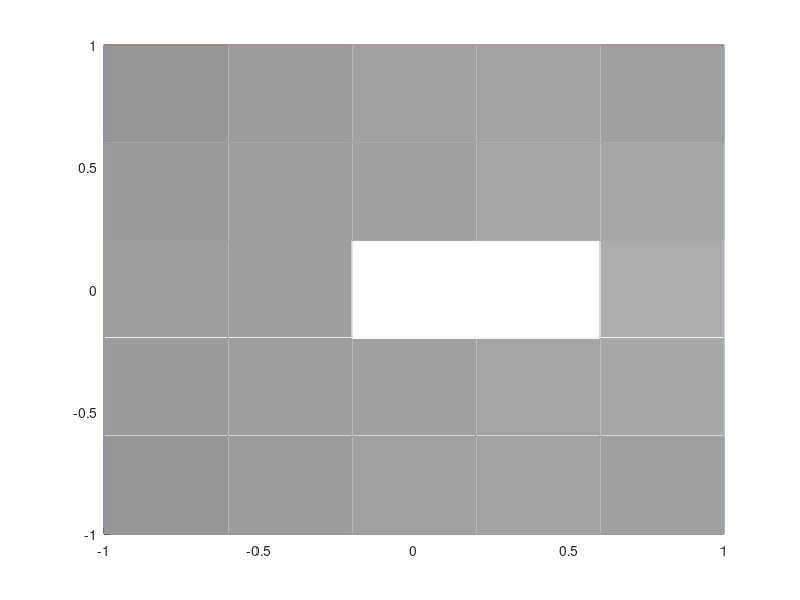

Source code (MATLAB): (Note: this script raises an error after producing the figure.)
% Radiosity lighting method for a virtual room, in color.
% The routine "radiosity_emptyroom_Fcomp.m" needs to be computed before
% this one. 
%
% Samuli Siltanen January 2021

%% Preliminaries

% Load precomputed stuff
disp('Loading data')
load data/F_emptyroom F n qn d Xmat Ymat Zmat 
disp('Data loaded')

% Adjust the dark shades. Colors darker than the threshold will become
% black, so increasing the threshold will darken the image. 
threshold = 0.05;

% Sigmoid correction for optimal gray levels. Increasing betapar1 will
% darken the image, especially the shadows. Increasing betapar2 will
% lighten the image, especially highlights. 
betapar1 = 1;
betapar2 = 20;

% Camera settings. The camera is located at vector "campos", it is pointed
% towards "camtar", and the view angle is "camang". A larger "camang" value
% will give a more "wide-angle lens", so more of the scene is seen in the
% image. 
campos = [.2 -2.3 -.30];
camtar = [0 0 0];
camang = 70;

%% Construct the color vector (B-vector) using the radiosity lighting model.

% Construct the right hand side Evec of the radiosity equation. Evec
% describes the contribution of emitted light in the scene. For example,
% each pixel belonging to a lamp in the virtual space causes a positive
% element in Evec.
Evec   = zeros(6*n^2,1);
indvec = repmat(logical(0),size(Evec));
indvec(n^2+[1:n^2]) = sqrt((Xmat(:,2)-.3).^2+Ymat(:,2).^2)<.3; % Ceiling lamp
% indvec(4*n^2+[1:n^2]) = ...
%     ((abs(Zmat(:,5)-0)<.3)&(abs(Ymat(:,5)-0)<.1))|...
%     ((abs(Zmat(:,5)-0)<.3)&(abs(Ymat(:,5)-1/2)<.1))|...
%     ((abs(Zmat(:,5)-0)<.3)&(abs(Ymat(:,5)+1/2)<.1)); % Rectangular lamps in the left wall
% indvec(4*n^2+[1:n^2]) = ...
%     sqrt((Zmat(:,5)-0).^2+(Ymat(:,5)-0).^2)<.1 |...
%     sqrt((Zmat(:,5)-0).^2+(Ymat(:,5)-1/2).^2)<.1 |...
%     sqrt((Zmat(:,5)-0).^2+(Ymat(:,5)+1/2).^2)<.1; % Round lamps in the left wall
% Evec(n^2+round(n^2/2)-2) = 1;
% Evec(3*n^2+round(n^2/2)-2) = 1;
Evec(indvec) = 1;
disp('Right-hand-side constructed')

% The parameter rho adjusts the surface material (how much incoming light
% is reflected away from a patch, 0<rho<=1)
rho = .9*ones(6*n^2,1);
rho(n^2+[1:n^2]) = 1; % Bright ceiling
rho(2*n^2+[1:n^2]) = .7; % Dark floor

% Solve for color vector.
disp('Solving radiosity equation...')
tic
colorvec_orig = gmres(eye(6*n^2)-repmat(rho,1,6*n^2).*F,Evec);
disp(['Radiosity equation solved in ',num2str(toc),' seconds'])


%% Produce a still image of the scene

% Adjust the dark shades and normalize the values of the color vector 
% between 0 and 1.
colorvec = colorvec_orig-threshold;
colorvec = max(0,colorvec);
colorvec = colorvec/max(colorvec);

% Sigmoid correction for optimal gray levels.
colorvec  = betacdf(colorvec,betapar1,betapar2);
% figure(100)
% clf
% t = linspace(0,1,200);
% plot(t,betacdf(t,betapar1,betapar2));
% title('Grayscale adjustment curve')
% Construct grayscale color matrix by repeating the same color vector for
% red, green and blue channels.


% Construct color matrix 
colorvecR = colorvec;
colorvecR(1:n^2) = colorvecR(1:n^2).^.8; % Back wall
colorvecR(3*n^2+[1:n^2]) = colorvecR(3*n^2+[1:n^2]).^1.2; % Right wall
colorvecR(4*n^2+[1:n^2]) = colorvecR(4*n^2+[1:n^2]).^1.2; % Left wall
colorvecG = colorvec;
colorvecG(1:n^2) = colorvecG(1:n^2).^1.4; % Back wall
colorvecB = colorvec;
colorvecB(1:n^2) = colorvecB(1:n^2).^1.4; % Back wall
colorvecB(3*n^2+[1:n^2]) = colorvecB(3*n^2+[1:n^2]).^.7; % Right wall
colorvecB(4*n^2+[1:n^2]) = colorvecB(4*n^2+[1:n^2]).^.7; % Left wall
colormat = [colorvecR(:),colorvecG(:),colorvecB(:)];



% Create plot window
figure(1)
clf

% Draw all the walls consisting of n x n little squares (pixels).
% Pick the gray value of each square from the illumination vector
% calculated by the radiosity method above

% The back wall
colorind = 1;
for iii = 1:(n^2)
    p1 = patch(...
        [Xmat(iii,1)+d/2,Xmat(iii,1)+d/2,Xmat(iii,1)-d/2,Xmat(iii,1)-d/2],...
        [Ymat(iii,1),Ymat(iii,1),Ymat(iii,1),Ymat(iii,1)],...
        [Zmat(iii,1)-d/2,Zmat(iii,1)+d/2,Zmat(iii,1)+d/2,Zmat(iii,1)-d/2],...
        colormat(colorind,:));
    hold on
    % If the following line is missing, each patch will have black
    % boundaries. Here we set the boundary color to match the patch color,
    % so no boundaries are visible.
    set(p1,'EdgeColor',colormat(colorind,:))
    colorind = colorind+1;
end

% Roof
for iii = 1:(n^2)
    p1 = patch(...
        [Xmat(iii,2)+d/2,Xmat(iii,2)+d/2,Xmat(iii,2)-d/2,Xmat(iii,2)-d/2],...
        [Ymat(iii,2)-d/2,Ymat(iii,2)+d/2,Ymat(iii,2)+d/2,Ymat(iii,2)-d/2],...
        [Zmat(iii,2),Zmat(iii,2),Zmat(iii,2),Zmat(iii,2)],...
        colormat(colorind,:));
    set(p1,'EdgeColor',colormat(colorind,:))
    colorind = colorind+1;
end

% Floor
for iii = 1:(n^2)
    p1 = patch(...
        [Xmat(iii,3)+d/2,Xmat(iii,3)+d/2,Xmat(iii,3)-d/2,Xmat(iii,3)-d/2],...
        [Ymat(iii,3)-d/2,Ymat(iii,3)+d/2,Ymat(iii,3)+d/2,Ymat(iii,3)-d/2],...
        [Zmat(iii,3),Zmat(iii,3),Zmat(iii,3),Zmat(iii,3)],...
        colormat(colorind,:));
    set(p1,'EdgeColor',colormat(colorind,:))
    colorind = colorind+1;
end

% Right-hand-side wall
for iii = 1:(n^2)
    p1 = patch(...
        [Xmat(iii,4),Xmat(iii,4),Xmat(iii,4),Xmat(iii,4)],...
        [Ymat(iii,4)+d/2,Ymat(iii,4)+d/2,Ymat(iii,4)-d/2,Ymat(iii,4)-d/2],...
        [Zmat(iii,4)-d/2,Zmat(iii,4)+d/2,Zmat(iii,4)+d/2,Zmat(iii,4)-d/2],...
        colormat(colorind,:));
    set(p1,'EdgeColor',colormat(colorind,:))
    colorind = colorind+1;
end

% Left-hand-side wall
for iii = 1:(n^2)
    p1 = patch(...
        [Xmat(iii,5),Xmat(iii,5),Xmat(iii,5),Xmat(iii,5)],...
        [Ymat(iii,5)+d/2,Ymat(iii,5)+d/2,Ymat(iii,5)-d/2,Ymat(iii,5)-d/2],...
        [Zmat(iii,5)-d/2,Zmat(iii,5)+d/2,Zmat(iii,5)+d/2,Zmat(iii,5)-d/2],...
        colormat(colorind,:));
    set(p1,'EdgeColor',colormat(colorind,:))
    colorind = colorind+1;
end

% Camera settings
camproj('perspective')
set(gca,'CameraPosition',campos,'CameraTarget',camtar,'CameraViewAngle',camang)

% Axis settings
axis equal
axis off
drawnow






